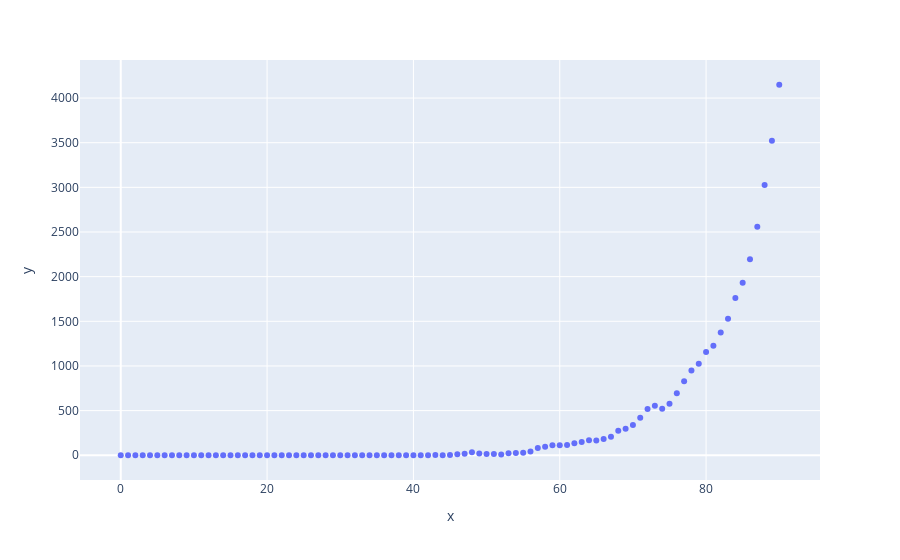

Notebook code for this chart:
### Code cell
px.scatter(x=clone_list[2,0,:], y= clone_list[2,1,:])

### Figure 1 — Plotly figure (JSON) as saved in the notebook; plotly's stock layout.template omitted (floating-point values rounded to 4 significant figures)
{"data": [{"hovertemplate": "x=%{x}<br>y=%{y}<extra></extra>", "legendgroup": "", "marker": {"color": "#636efa", "symbol": "circle"}, "mode": "markers", "name": "", "orientation": "v", "showlegend": false, "type": "scatter", "x": [0, 1, 2, 3, 4, 5, 6, 7, 8, 9, 10, 11, 12, 13, 14, 15, 16, 17, 18, 19, 20, 21, 22, 23, 24, 25, 26, 27, 28, 29, 30, 31, 32, 33, 34, 35, 36, 37, 38, 39, 40, 41, 42, 43, 44, 45, 46, 47, 48, 49, 50, 51, 52, 53, 54, 55, 56, 57, 58, 59, 60, 61, 62, 63, 64, 65, 66, 67, 68, 69, 70, 71, 72, 73, 74, 75, 76, 77, 78, 79, 80, 81, 82, 83, 84, 85, 86, 87, 88, 89, 90], "xaxis": "x", "y": [0, 0, 0, 0, 0, 0, 0, 0, 0, 0, 0, 0, 0, 0, 0, 0, 0, 0, 0, 0, 0, 0, 0, 0, 0, 0, 0, 0, 0, 0, 0, 0, 0, 0, 0, 0, 0, 0, 0, 0, 0, 0, 0, 2, 1, 2, 11, 18, 34, 20, 14, 14, 8, 22, 25, 28, 42, 81, 94, 112, 113, 115, 133, 147, 168, 165, 181, 206, 274, 297, 339, 419, 518, 554, 521, 576, 693, 830, 948, 1025, 1155, 1225, 1374, 1528, 1762, 1933, 2195, 2560, 3027, 3521, 4149], "yaxis": "y"}], "layout": {"legend": {"tracegroupgap": 0}, "margin": {"t": 60}, "xaxis": {"anchor": "y", "domain": [0, 1], "title": {"text": "x"}}, "yaxis": {"anchor": "x", "domain": [0, 1], "title": {"text": "y"}}}}
